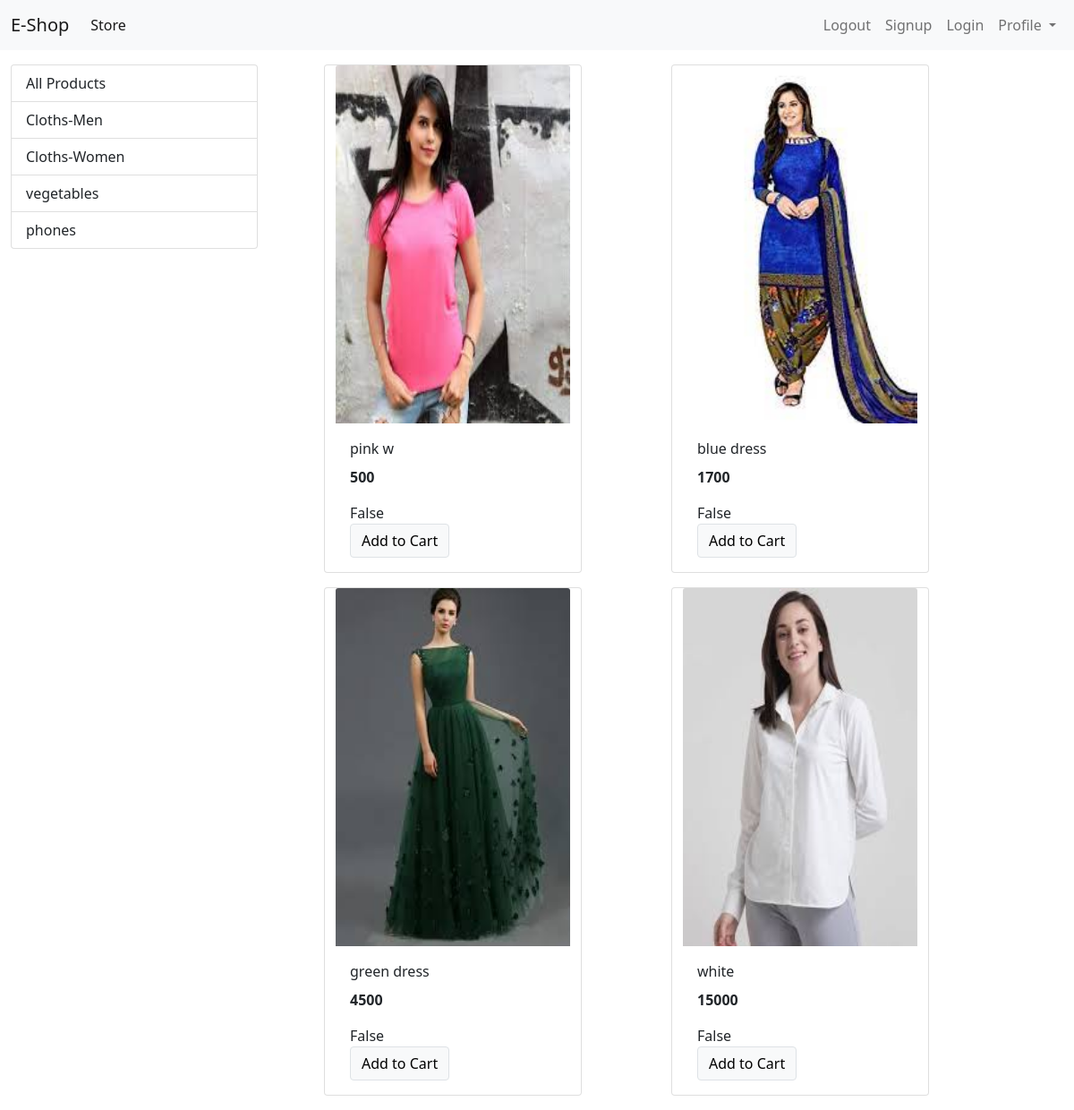
The app's page /?category=2 with its own data.
### store/models/category.py (models this page shows, shortened)
class CategoryModel(models.Model):
    name=models.CharField(max_length=50)
    @staticmethod
    def get_all_categories():
        return CategoryModel.objects.all()

### store/models/product.py (models this page shows, shortened)
class ProductModel(models.Model):
    name=models.CharField(max_length=50)
    price=models.IntegerField(default=0)
    description=models.CharField(max_length=100,default='')
    image=models.ImageField(upload_to='uploads/product/')
    category=models.ForeignKey(CategoryModel,default=1,on_delete=models.CASCADE)
    @staticmethod
    def get_all_products_by_categoryid(category_id):
        if category_id:
             return ProductModel.objects.filter(category=category_id)
        else:
            return ProductModel.get_all_products()

### store/views/index.py (the view, shortened to what this page needs)
# urls.py: path('',Index.as_view(), name='homepage'),
class Index(View):
   def get(self,request):
      cart=request.session.get('cart')
      if not cart:
         request.session.cart={}
      products=None
      category = CategoryModel.get_all_categories()
      categoryId = request.GET.get('category')
      if categoryId:
         products = ProductModel.get_all_products_by_categoryid(categoryId)
      else:
         products = ProductModel.get_all_products()
      data = {}
      data['products'] = products
      data['category'] = category
      print('you are :', request.session.get('email'))
      return render(request, "index.html", data)

### store/templatetags/cart.py (called while the page is built)
@register.filter(name='is_in_cart')
def is_in_cart(product,cart):
    keys=cart.keys()
    for id in keys:
        if int(id) == product.id:
            return True
    return False

### store/templates/index.html (shortened to what this page needs)
{% extends 'base.html' %}
  {% block content %}
      {% load cart %}
  <div class="container-fluid mt-3">
      <div class="row">
      <div class="col-lg-3">
          <div class="list-group">
              <a href="/" class="list-group-item list-group-item-action">All Products</a>
              {% for category in category %}
  <a href="/?category={{ category.id }}" class="list-group-item list-group-item-action">{{ category.name }}</a>
              {% endfor %}
</div>
      </div>
          <div id="products" class="col-lg-8">
              <div class="row mx-auto">
      {% for product in products %}
    <div class="card mx-auto mb-3" style="width: 18rem;">
  <img src="{{ product.image.url }}" class="card-img-top" alt="..." width="150" height="400">
  <div class="card-body">
    <p class="card-title">{{ product.name }}</p>
    <p class="card-text"><b>{{ product.price }}</b></p>
      {{ product | is_in_cart:request.session.cart }}
      <form action="/" method="post">
    <input type="submit" class="float-right btn btn-light border btb-sm" value="Add to Cart">
      </form>
  </div>
</div>
    {% endfor %}
  </div>
      </div>
          </div>
      </div>
{% endblock %}

### records on screen
CategoryModel: name "Cloths-Men"
CategoryModel: name "Cloths-Women"
CategoryModel: name "vegetables"
CategoryModel: name "phones"
ProductModel: image (picture), name "pink w", price "500", session "False"
ProductModel: image (picture), name "blue dress", price "1700", session "False"
ProductModel: image (picture), name "green dress", price "4500", session "False"
ProductModel: image (picture), name "white", price "15000", session "False"
